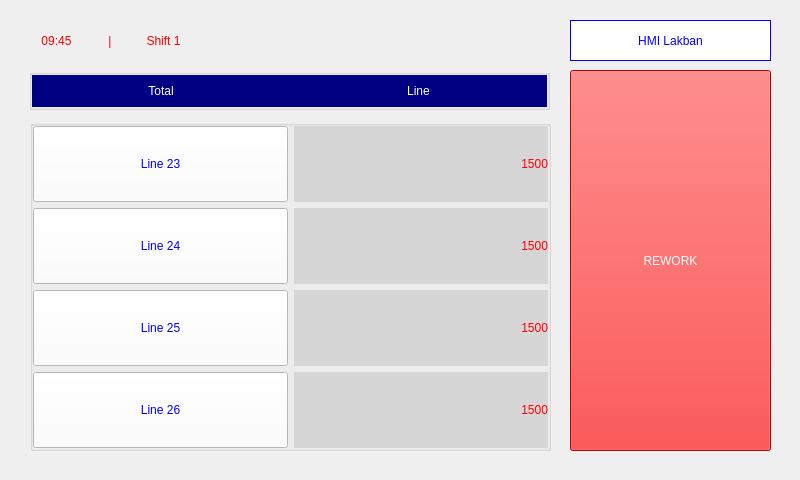
<?xml version="1.0" encoding="UTF-8"?>
<ui version="4.0">
 <class>MainWindow</class>
 <widget class="QMainWindow" name="MainWindow">
  <property name="geometry">
   <rect>
    <x>0</x>
    <y>0</y>
    <width>800</width>
    <height>480</height>
   </rect>
  </property>
  <property name="sizePolicy">
   <sizepolicy hsizetype="Preferred" vsizetype="Preferred">
    <horstretch>0</horstretch>
    <verstretch>0</verstretch>
   </sizepolicy>
  </property>
  <property name="windowTitle">
   <string>MainWindow</string>
  </property>
  <widget class="QWidget" name="centralWidget">
   <widget class="QPushButton" name="pb_rework">
    <property name="geometry">
     <rect>
      <x>570</x>
      <y>70</y>
      <width>201</width>
      <height>381</height>
     </rect>
    </property>
    <property name="styleSheet">
     <string notr="true">font: 75 16pt &quot;MS Shell Dlg 2&quot;;
color: rgb(255, 255, 255);
background-color: rgb(255, 0, 0);</string>
    </property>
    <property name="text">
     <string>REWORK</string>
    </property>
    <property name="flat">
     <bool>false</bool>
    </property>
   </widget>
   <widget class="QLabel" name="label_9">
    <property name="geometry">
     <rect>
      <x>570</x>
      <y>20</y>
      <width>201</width>
      <height>41</height>
     </rect>
    </property>
    <property name="styleSheet">
     <string notr="true">font: 75 14pt &quot;MS Shell Dlg 2&quot;;
color: rgb(0, 0, 255);
background-color: rgb(255, 255, 255);
border-color: rgb(0, 0, 255);</string>
    </property>
    <property name="frameShape">
     <enum>QFrame::Box</enum>
    </property>
    <property name="text">
     <string>HMI Lakban</string>
    </property>
    <property name="alignment">
     <set>Qt::AlignCenter</set>
    </property>
   </widget>
   <widget class="QGroupBox" name="horizontalGroupBox">
    <property name="geometry">
     <rect>
      <x>29</x>
      <y>69</y>
      <width>521</width>
      <height>41</height>
     </rect>
    </property>
    <layout class="QHBoxLayout" name="horizontalLayout_2">
     <property name="spacing">
      <number>0</number>
     </property>
     <property name="leftMargin">
      <number>0</number>
     </property>
     <property name="topMargin">
      <number>0</number>
     </property>
     <property name="rightMargin">
      <number>0</number>
     </property>
     <property name="bottomMargin">
      <number>0</number>
     </property>
     <item>
      <widget class="QLabel" name="label_10">
       <property name="sizePolicy">
        <sizepolicy hsizetype="Preferred" vsizetype="Preferred">
         <horstretch>0</horstretch>
         <verstretch>0</verstretch>
        </sizepolicy>
       </property>
       <property name="styleSheet">
        <string notr="true">color: rgb(255, 255, 255);
font: 75 14pt &quot;MS Shell Dlg 2&quot;;
background-color: rgb(0, 0, 131);</string>
       </property>
       <property name="text">
        <string>Total</string>
       </property>
       <property name="alignment">
        <set>Qt::AlignCenter</set>
       </property>
      </widget>
     </item>
     <item>
      <widget class="QLabel" name="label_8">
       <property name="sizePolicy">
        <sizepolicy hsizetype="Preferred" vsizetype="Preferred">
         <horstretch>0</horstretch>
         <verstretch>0</verstretch>
        </sizepolicy>
       </property>
       <property name="styleSheet">
        <string notr="true">color: rgb(255, 255, 255);
font: 75 14pt &quot;MS Shell Dlg 2&quot;;
background-color: rgb(0, 0, 131);</string>
       </property>
       <property name="text">
        <string>Line</string>
       </property>
       <property name="alignment">
        <set>Qt::AlignCenter</set>
       </property>
      </widget>
     </item>
    </layout>
   </widget>
   <widget class="QGroupBox" name="gridGroupBox">
    <property name="geometry">
     <rect>
      <x>30</x>
      <y>120</y>
      <width>521</width>
      <height>331</height>
     </rect>
    </property>
    <layout class="QGridLayout" name="gridLayout">
     <property name="leftMargin">
      <number>0</number>
     </property>
     <property name="topMargin">
      <number>0</number>
     </property>
     <property name="rightMargin">
      <number>0</number>
     </property>
     <property name="bottomMargin">
      <number>0</number>
     </property>
     <item row="1" column="0">
      <widget class="QPushButton" name="pb_line24">
       <property name="sizePolicy">
        <sizepolicy hsizetype="Minimum" vsizetype="Preferred">
         <horstretch>0</horstretch>
         <verstretch>0</verstretch>
        </sizepolicy>
       </property>
       <property name="styleSheet">
        <string notr="true">background-color: rgb(255, 255, 255);
color: rgb(0, 0, 255);
border-color: rgb(0, 0, 255);
font: 75 14pt &quot;MS Shell Dlg 2&quot;;</string>
       </property>
       <property name="text">
        <string>Line 24</string>
       </property>
       <property name="flat">
        <bool>false</bool>
       </property>
      </widget>
     </item>
     <item row="0" column="1">
      <widget class="QLabel" name="val_line23">
       <property name="sizePolicy">
        <sizepolicy hsizetype="Preferred" vsizetype="Preferred">
         <horstretch>0</horstretch>
         <verstretch>0</verstretch>
        </sizepolicy>
       </property>
       <property name="styleSheet">
        <string notr="true">color: rgb(255, 0, 0);
font: 75 16pt &quot;MS Shell Dlg 2&quot;;
background-color: rgb(214, 214, 214);</string>
       </property>
       <property name="frameShape">
        <enum>QFrame::NoFrame</enum>
       </property>
       <property name="text">
        <string>1500</string>
       </property>
       <property name="alignment">
        <set>Qt::AlignRight|Qt::AlignTrailing|Qt::AlignVCenter</set>
       </property>
       <property name="wordWrap">
        <bool>false</bool>
       </property>
       <property name="margin">
        <number>0</number>
       </property>
      </widget>
     </item>
     <item row="0" column="0">
      <widget class="QPushButton" name="pb_line23">
       <property name="sizePolicy">
        <sizepolicy hsizetype="Minimum" vsizetype="Preferred">
         <horstretch>0</horstretch>
         <verstretch>0</verstretch>
        </sizepolicy>
       </property>
       <property name="styleSheet">
        <string notr="true">background-color: rgb(255, 255, 255);
color: rgb(0, 0, 255);
border-color: rgb(0, 0, 255);
font: 75 14pt &quot;MS Shell Dlg 2&quot;;</string>
       </property>
       <property name="text">
        <string>Line 23</string>
       </property>
       <property name="flat">
        <bool>false</bool>
       </property>
      </widget>
     </item>
     <item row="2" column="0">
      <widget class="QPushButton" name="pb_line25">
       <property name="sizePolicy">
        <sizepolicy hsizetype="Minimum" vsizetype="Preferred">
         <horstretch>0</horstretch>
         <verstretch>0</verstretch>
        </sizepolicy>
       </property>
       <property name="styleSheet">
        <string notr="true">background-color: rgb(255, 255, 255);
color: rgb(0, 0, 255);
border-color: rgb(0, 0, 255);
font: 75 14pt &quot;MS Shell Dlg 2&quot;;</string>
       </property>
       <property name="text">
        <string>Line 25</string>
       </property>
       <property name="flat">
        <bool>false</bool>
       </property>
      </widget>
     </item>
     <item row="3" column="0">
      <widget class="QPushButton" name="pb_line26">
       <property name="sizePolicy">
        <sizepolicy hsizetype="Minimum" vsizetype="Preferred">
         <horstretch>0</horstretch>
         <verstretch>0</verstretch>
        </sizepolicy>
       </property>
       <property name="styleSheet">
        <string notr="true">background-color: rgb(255, 255, 255);
color: rgb(0, 0, 255);
border-color: rgb(0, 0, 255);
font: 75 14pt &quot;MS Shell Dlg 2&quot;;</string>
       </property>
       <property name="text">
        <string>Line 26</string>
       </property>
       <property name="flat">
        <bool>false</bool>
       </property>
      </widget>
     </item>
     <item row="1" column="1">
      <widget class="QLabel" name="val_line24">
       <property name="sizePolicy">
        <sizepolicy hsizetype="Preferred" vsizetype="Preferred">
         <horstretch>0</horstretch>
         <verstretch>0</verstretch>
        </sizepolicy>
       </property>
       <property name="styleSheet">
        <string notr="true">color: rgb(255, 0, 0);
font: 75 16pt &quot;MS Shell Dlg 2&quot;;
background-color: rgb(214, 214, 214);</string>
       </property>
       <property name="text">
        <string>1500</string>
       </property>
       <property name="alignment">
        <set>Qt::AlignRight|Qt::AlignTrailing|Qt::AlignVCenter</set>
       </property>
       <property name="margin">
        <number>0</number>
       </property>
      </widget>
     </item>
     <item row="2" column="1">
      <widget class="QLabel" name="val_line25">
       <property name="sizePolicy">
        <sizepolicy hsizetype="Preferred" vsizetype="Preferred">
         <horstretch>0</horstretch>
         <verstretch>0</verstretch>
        </sizepolicy>
       </property>
       <property name="styleSheet">
        <string notr="true">color: rgb(255, 0, 0);
font: 75 16pt &quot;MS Shell Dlg 2&quot;;
background-color: rgb(214, 214, 214);</string>
       </property>
       <property name="text">
        <string>1500</string>
       </property>
       <property name="textFormat">
        <enum>Qt::AutoText</enum>
       </property>
       <property name="scaledContents">
        <bool>false</bool>
       </property>
       <property name="alignment">
        <set>Qt::AlignRight|Qt::AlignTrailing|Qt::AlignVCenter</set>
       </property>
       <property name="wordWrap">
        <bool>false</bool>
       </property>
       <property name="margin">
        <number>0</number>
       </property>
       <property name="indent">
        <number>-1</number>
       </property>
      </widget>
     </item>
     <item row="3" column="1">
      <widget class="QLabel" name="val_line26">
       <property name="sizePolicy">
        <sizepolicy hsizetype="Preferred" vsizetype="Preferred">
         <horstretch>0</horstretch>
         <verstretch>0</verstretch>
        </sizepolicy>
       </property>
       <property name="styleSheet">
        <string notr="true">color: rgb(255, 0, 0);
font: 75 16pt &quot;MS Shell Dlg 2&quot;;
background-color: rgb(214, 214, 214);</string>
       </property>
       <property name="text">
        <string>1500</string>
       </property>
       <property name="alignment">
        <set>Qt::AlignRight|Qt::AlignTrailing|Qt::AlignVCenter</set>
       </property>
       <property name="margin">
        <number>0</number>
       </property>
      </widget>
     </item>
    </layout>
   </widget>
   <widget class="QWidget" name="horizontalWidget" native="true">
    <property name="geometry">
     <rect>
      <x>30</x>
      <y>20</y>
      <width>160</width>
      <height>41</height>
     </rect>
    </property>
    <layout class="QHBoxLayout" name="horizontalLayout">
     <property name="spacing">
      <number>0</number>
     </property>
     <property name="leftMargin">
      <number>0</number>
     </property>
     <property name="topMargin">
      <number>0</number>
     </property>
     <property name="rightMargin">
      <number>0</number>
     </property>
     <property name="bottomMargin">
      <number>0</number>
     </property>
     <item>
      <widget class="QLabel" name="time_lbl">
       <property name="styleSheet">
        <string notr="true">color: rgb(255, 0, 0);
font: 75 16pt &quot;MS Shell Dlg 2&quot;;</string>
       </property>
       <property name="text">
        <string>09:45</string>
       </property>
       <property name="alignment">
        <set>Qt::AlignCenter</set>
       </property>
      </widget>
     </item>
     <item>
      <widget class="QLabel" name="label">
       <property name="styleSheet">
        <string notr="true">color: rgb(255, 0, 0);
font: 75 20pt &quot;MS Shell Dlg 2&quot;;</string>
       </property>
       <property name="text">
        <string>|</string>
       </property>
       <property name="alignment">
        <set>Qt::AlignCenter</set>
       </property>
      </widget>
     </item>
     <item>
      <widget class="QLabel" name="shift_lbl">
       <property name="styleSheet">
        <string notr="true">color: rgb(255, 0, 0);
font: 75 16pt &quot;MS Shell Dlg 2&quot;;</string>
       </property>
       <property name="text">
        <string>Shift 1</string>
       </property>
       <property name="alignment">
        <set>Qt::AlignCenter</set>
       </property>
      </widget>
     </item>
    </layout>
   </widget>
  </widget>
 </widget>
 <layoutdefault spacing="6" margin="11"/>
 <resources/>
 <connections/>
</ui>
